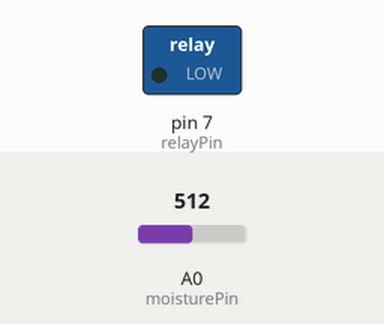
Simulated run of this sketch. Board: Arduino Uno, built with avr-gcc and run on an emulated ATmega328P. On the bench: switched loads named in the sketch (green lamp = pin HIGH). The test bench sets the inputs (shaded band); at power-on: A0 (moisturePin) = 512. What the sketch prints to the serial monitor is not drawn.

Above: at 2.8 s.
2.9 s: A0 (moisturePin) set to 485
At 4.7 s:
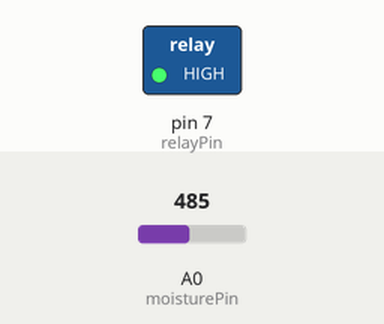
5.6 s: A0 (moisturePin) set to 510
At 7.4 s:
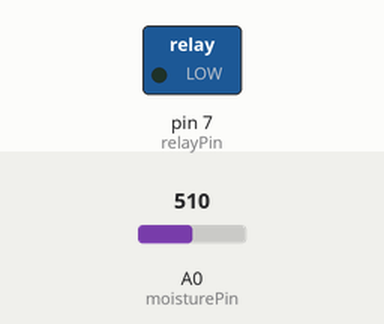
8.3 s: A0 (moisturePin) set to 490
At 10.5 s:
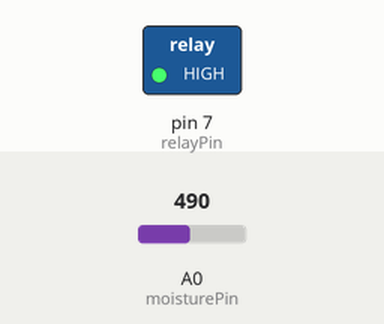
Timing chart, 0 to 12.0 s (numbered marks = the images above; inputs shaded):
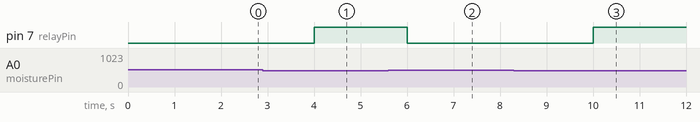

Measured:
- the behaviour switches between 501 and 500 on A0 (moisturePin) (found by bisection; images 0 and 1)
- after the input at 2.9 s, pin 7 (relayPin): LOW → HIGH after 1.1 s
- after the input at 5.6 s, pin 7 (relayPin): HIGH → LOW after 0.40 s
- after the input at 8.3 s, pin 7 (relayPin): LOW → HIGH after 1.7 s

The sketch:

auto_plant_watering_system.ino
```cpp
// Pin Definitions
const int moisturePin = A0;   // Soil moisture sensor analog pin
const int relayPin = 7;       // Relay control pin

int moistureValue = 0;        // Variable to store moisture value
int threshold = 500;          // Adjust this value based on your soil condition

void setup() {
  Serial.begin(9600);        // Start serial communication
  pinMode(relayPin, OUTPUT);
  digitalWrite(relayPin, HIGH); // Relay OFF initially (Active LOW relay)
}

void loop() {
  moistureValue = analogRead(moisturePin); // Read sensor value

  Serial.print("Moisture Level: ");
  Serial.println(moistureValue);

  // Condition: Dry Soil → Turn ON Pump
  if (moistureValue > threshold) {
    digitalWrite(relayPin, LOW);  // Relay ON (Pump ON)
    Serial.println("Soil is Dry → Pump ON");
  }
  // Condition: Wet Soil → Turn OFF Pump
  else {
    digitalWrite(relayPin, HIGH); // Relay OFF (Pump OFF)
    Serial.println("Soil is Wet → Pump OFF");
  }

  delay(2000); // Wait 2 seconds
}
```
